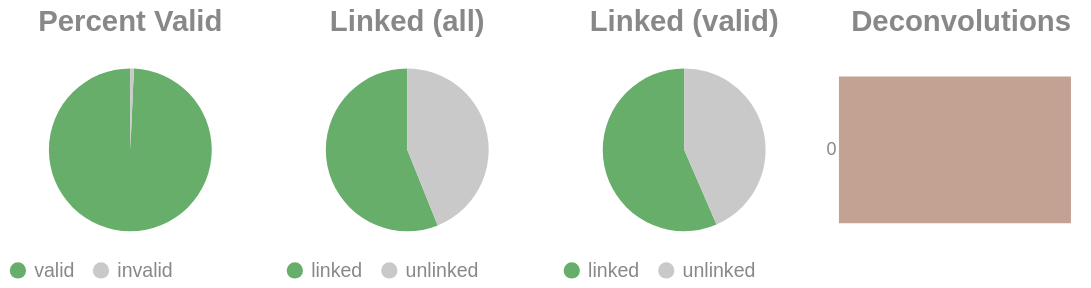

Write notebook code for a chart like this one.
### Code cell
if SKIPLR:
    pass
else:
    clash = Counter()
    for i in valids['molecule'].to_list():
        _mol = i.split("-")
        if len(_mol) == 1:
            clash.update('0')
        else:
            clash.update(_mol[-1])

    _d = {"deconvolutions": [], 'count': []}
    for k,v in clash.items():
        _d['deconvolutions'].append(k)
        _d['count'].append(v)

    tot_valid = valids['reads'].sum()
    mask = valids['reads'] >= 2
    n_linked_reads = valids.filter(mask)['reads'].sum()
    if n_linked_reads == 0:
        print_html("No linked molecules (>=2 reads) were detected; skipping linked-only distributions.")
        SKIPLR = True
    else:
        perc_valid = round(tot_valid / n_reads, 4)
        linked_perc_abs = round(n_linked_reads / n_reads, 4)
        linked_perc = round(n_linked_reads / tot_valid, 4)

    _valid = pl.DataFrame({"valids": ['valid', 'invalid'], "count": [tot_valid, n_reads - tot_valid]})
    _linked_abs = pl.DataFrame({"linked (absolute)": ['linked', 'unlinked'], "count": [n_linked_reads, n_reads - n_linked_reads]})
    _linked_rel = pl.DataFrame({"linked (valids)": ['linked', 'unlinked'], "count": [n_linked_reads, tot_valid - n_linked_reads]})

    (
        alt.hconcat(
            piechart(_valid, goodval = 'valid', title = "Percent Valid"),
            piechart(_linked_abs, goodval = "linked", title =  "Linked (all)"),
            piechart(_linked_rel, goodval = "linked", title =  "Linked (valid)"),
            convolutionbar(pl.DataFrame(_d), title = "Deconvolutions"),
            center = True,
            bounds = 'flush'
        )
        .resolve_scale(color='independent')
        .resolve_legend('independent')
        .properties(usermeta={'embedOptions': {"actions": False}})
    ).display()

### Figure 1 — Vega-Lite specification as saved in the notebook (floating-point values rounded to 4 significant figures)
{"width": "container", "height": 400, "config": {"title": {"anchor": "start", "dy": -15, "fontSize": 18, "color": "#888888", "subtitleColor": "#888888", "subtitleFontSize": 14}, "arc": {"fill": "#0072B2"}, "axis": {"domainColor": "#888888", "domainWidth": 0.5, "gridWidth": 0.2, "grid": false, "titleFontWeight": 400, "titleFontSize": 15, "labelFontSize": 11, "labelColor": "#888888", "tickColor": "#888888", "tickWidth": 0.2, "titleColor": "#888888"}, "axisBand": {"grid": false}, "axisX": {"grid": true, "tickSize": 10, "domainCap": "round"}, "axisY": {"domain": false, "grid": true, "tickSize": 0, "domainCap": "round"}, "background": "transparent", "header": {"labelFontSize": 15, "labelColor": "#888888", "titleFontSize": 15, "titleFontWeight": 600, "titleColor": "#888888"}, "legend": {"labelFont": "sans-serif", "labelFontSize": 12, "labelColor": "#888888", "symbolSize": 100, "symbolType": "circle", "titleFontSize": 12, "titlePadding": 10, "titleColor": "#888888", "title": null}, "range": {"category": ["#E69F00", "#56B4E9", "#009E73", "#F0E442", "#0072B2", "#D55E00", "#CC79A7", "#000000"], "diverging": ["#cfe8f3", "#a2d4ec", "#73bfe2", "#46abdb", "#1696d2", "#12719e"]}, "area": {"fill": "#0072B2", "fillOpacity": 0.7, "line": true, "strokeOpacity": 0.7}, "line": {"color": "#0072B2", "stroke": "#0072B2", "strokeWidth": 2}, "trail": {"color": "#0072B2", "stroke": "#0072B2", "strokeWidth": 0, "size": 1}, "point": {"filled": true, "fillOpacity": 1.0, "size": 95}, "text": {"color": "#888888", "fontSize": 11, "align": "right", "fontWeight": 400, "size": 11}, "bar": {"fill": "#0072B2", "stroke": null}, "view": {"stroke": null, "continuousWidth": 660, "continuousHeight": 400}}, "hconcat": [{"data": {"name": "data-080613d7f8b8a30871b42b611a3d5fca"}, "mark": {"type": "arc"}, "encoding": {"color": {"field": "valids", "legend": {"orient": "bottom", "title": null}, "scale": {"domain": ["valid", "invalid"], "range": ["#68ae6b", "#C9C9C9"]}, "title": "Valids", "type": "nominal"}, "theta": {"field": "count", "type": "quantitative"}, "tooltip": [{"field": "valids", "title": "Valids", "type": "ordinal"}, {"field": "percent", "format": ".2%", "title": "Percent", "type": "quantitative"}, {"field": "count", "title": "Count", "type": "quantitative"}]}, "height": 100, "title": {"text": "Percent Valid", "align": "center", "anchor": "middle"}, "transform": [{"calculate": "datum.count / 8368475", "as": "percent"}], "width": 150}, {"data": {"name": "data-a743843634e6612f123d151ce381a19f"}, "mark": {"type": "arc"}, "encoding": {"color": {"field": "linked (absolute)", "legend": {"orient": "bottom", "title": null}, "scale": {"domain": ["linked", "unlinked"], "range": ["#68ae6b", "#C9C9C9"]}, "title": "Linked (Absolute)", "type": "nominal"}, "theta": {"field": "count", "type": "quantitative"}, "tooltip": [{"field": "linked (absolute)", "title": "Linked (Absolute)", "type": "ordinal"}, {"field": "percent", "format": ".2%", "title": "Percent", "type": "quantitative"}, {"field": "count", "title": "Count", "type": "quantitative"}]}, "height": 100, "title": {"text": "Linked (all)", "align": "center", "anchor": "middle"}, "transform": [{"calculate": "datum.count / 8368475", "as": "percent"}], "width": 150}, {"data": {"name": "data-fd39e8ef03b8451dd243dffbe2dfff1e"}, "mark": {"type": "arc"}, "encoding": {"color": {"field": "linked (valids)", "legend": {"orient": "bottom", "title": null}, "scale": {"domain": ["linked", "unlinked"], "range": ["#68ae6b", "#C9C9C9"]}, "title": "Linked (Valids)", "type": "nominal"}, "theta": {"field": "count", "type": "quantitative"}, "tooltip": [{"field": "linked (valids)", "title": "Linked (Valids)", "type": "ordinal"}, {"field": "percent", "format": ".2%", "title": "Percent", "type": "quantitative"}, {"field": "count", "title": "Count", "type": "quantitative"}]}, "height": 100, "title": {"text": "Linked (valid)", "align": "center", "anchor": "middle"}, "transform": [{"calculate": "datum.count / 8309384", "as": "percent"}], "width": 150}, {"data": {"name": "data-533885d4ff94546be6496e23df1c34aa"}, "mark": {"type": "bar"}, "encoding": {"color": {"field": "deconvolutions", "legend": null, "scale": {"scheme": "lightgreyred"}, "type": "nominal"}, "tooltip": [{"field": "deconvolutions", "title": "Deconvolutions", "type": "ordinal"}, {"field": "percent", "format": ".2%", "title": "Percent", "type": "quantitative"}, {"field": "count", "title": "Count", "type": "quantitative"}], "x": {"axis": null, "field": "count", "type": "quantitative"}, "y": {"field": "deconvolutions", "sort": "ascending", "title": null, "type": "nominal"}}, "height": 100, "title": {"text": "Deconvolutions", "align": "center", "anchor": "middle"}, "transform": [{"calculate": "datum.count / 4747686", "as": "percent"}], "width": 150}], "bounds": "flush", "center": true, "resolve": {"legend": {"angle": "independent"}, "scale": {"color": "independent"}}, "usermeta": {"embedOptions": {"actions": false}}, "$schema": "https://vega.github.io/schema/vega-lite/v6.1.0.json", "datasets": {"data-080613d7f8b8a30871b42b611a3d5fca": [{"valids": "valid", "count": 8309384}, {"valids": "invalid", "count": 59091}], "data-a743843634e6612f123d151ce381a19f": [{"linked (absolute)": "linked", "count": 4695505}, {"linked (absolute)": "unlinked", "count": 3672970}], "data-fd39e8ef03b8451dd243dffbe2dfff1e": [{"linked (valids)": "linked", "count": 4695505}, {"linked (valids)": "unlinked", "count": 3613879}], "data-533885d4ff94546be6496e23df1c34aa": [{"deconvolutions": "0", "count": 4747686}]}}
